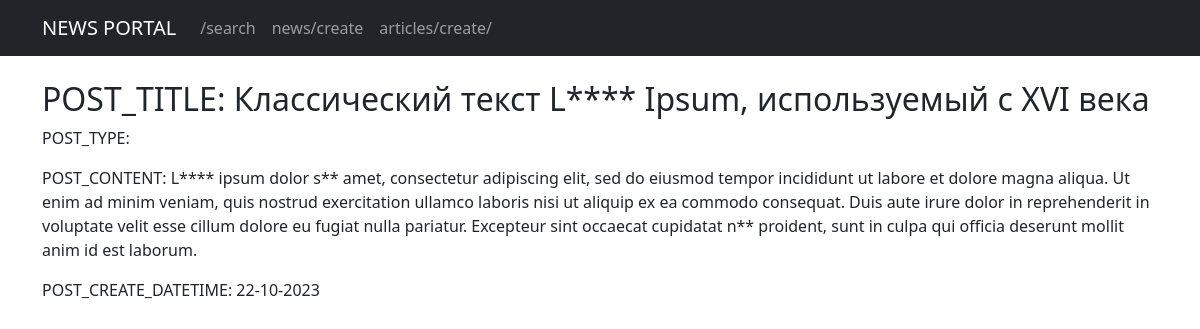
The page /news/1 on the database as committed earlier.
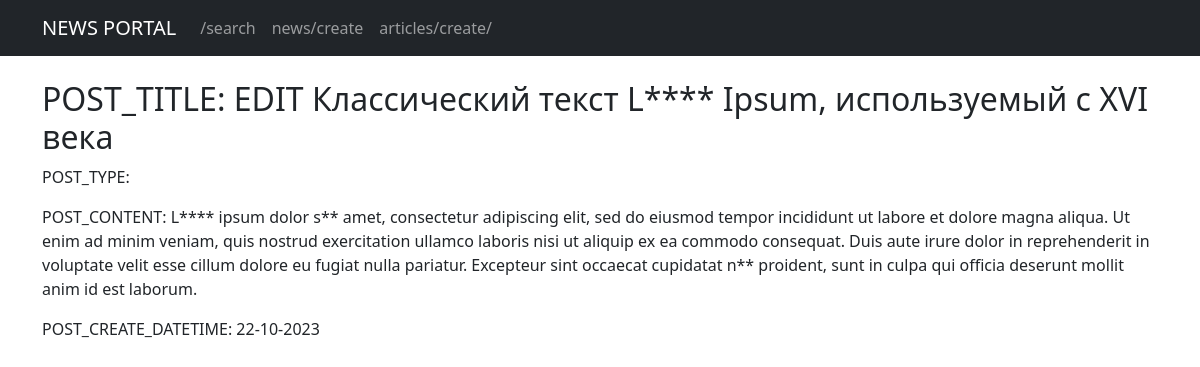
The same page on the database as committed later.
### news/models.py (models this page shows, shortened)
class Post(models.Model):
    ARTICLE = 'AR'
    NEWS = 'NW'
    PT_CHOICES = [
        (ARTICLE, 'article'),
        (NEWS, 'news')
    ]
    post_type = models.CharField(max_length=2, choices=PT_CHOICES)
    post_author = models.ForeignKey(Author, on_delete=models.CASCADE)
    post_create_datetime = models.DateTimeField(auto_now_add=True)
    post_category = models.ManyToManyField(Category, through='PostCategory')
    post_title = models.CharField(max_length=200)
    post_content = models.TextField(max_length=10000)
    post_rating = models.IntegerField(default=0)

### news/views.py (the view)
# urls.py: path('<int:pk>', PostDetail.as_view(), name='post_detail'),
class PostDetail(DetailView):
    model = Post
    template_name = 'newsdetail.html'
    context_object_name = 'newsdetail'

### news/templatetags/custom_filters.py (called while the page is built)
def repl_censor(value):
    word = value.group()
    if word.lower() in censor_list:
        return word[0] + '*' * (len(word) - 1)
    else:
        return word

@register.filter()
def censor(value):
    if str != type(value):
        raise TypeError('CUSTOM ERROR: VALUE TYPE ERROR IN DEF CENSOR')
    value = re.sub(r'\b\w*\b', repl_censor, value, flags=re.I|re.U)
    return value

### templates/newsdetail.html (shortened to what this page needs)
{% extends 'flatpages/default.html' %}
{% load custom_filters %}
{% block content %}
<br>
<div align="left">
    <h2>POST_TITLE: {{ newsdetail.post_title|censor }}</h2>
    <p>POST_TYPE: {{ i.post_type }}</p>
    <p>POST_CONTENT: {{ newsdetail.post_content|censor }}</p>
    <p>POST_CREATE_DATETIME: {{ newsdetail.post_create_datetime|date:'d-m-Y' }}</p>
</div>
{% endblock content %}

Rows that differ between the two databases and show on the page:
changed Post: post_title|censor "Классический текст L**** Ipsum, используемый с XVI века" → "EDIT Классический текст L**** Ipsum, используемый с XVI века"
